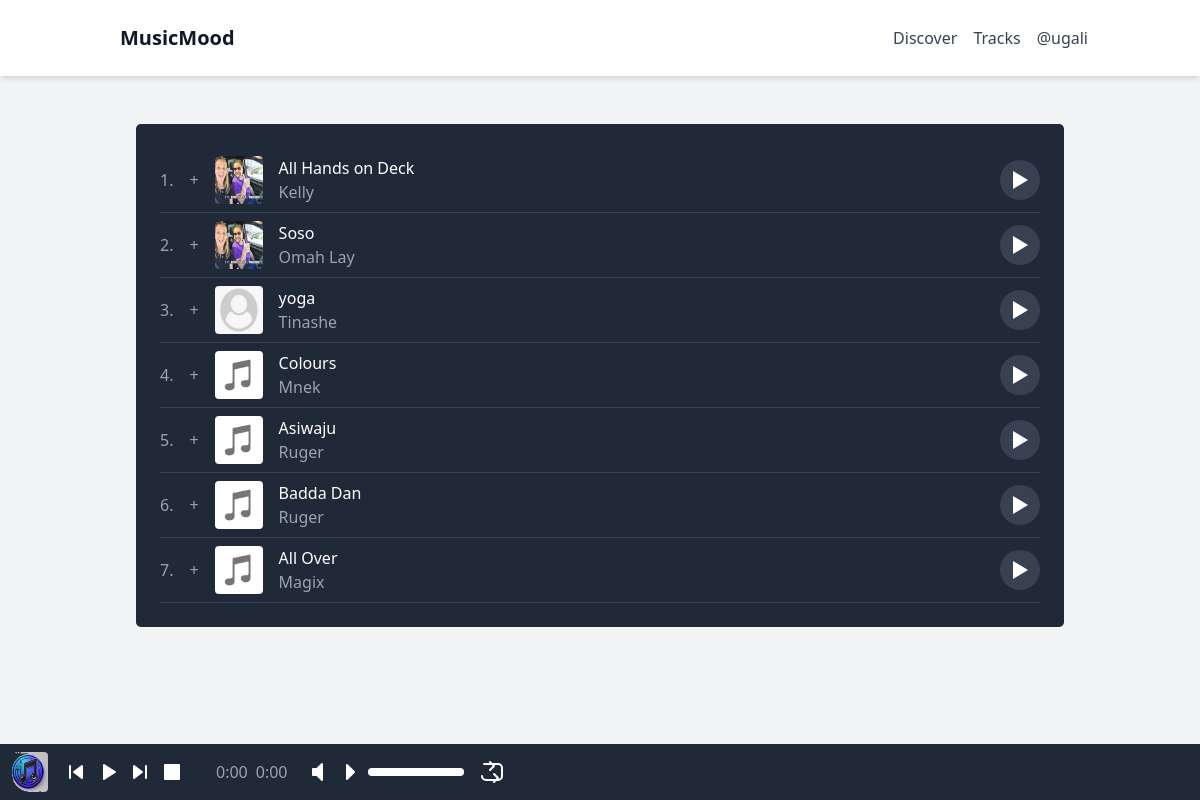
Page /song/song_list (signed in) on the earlier database version.
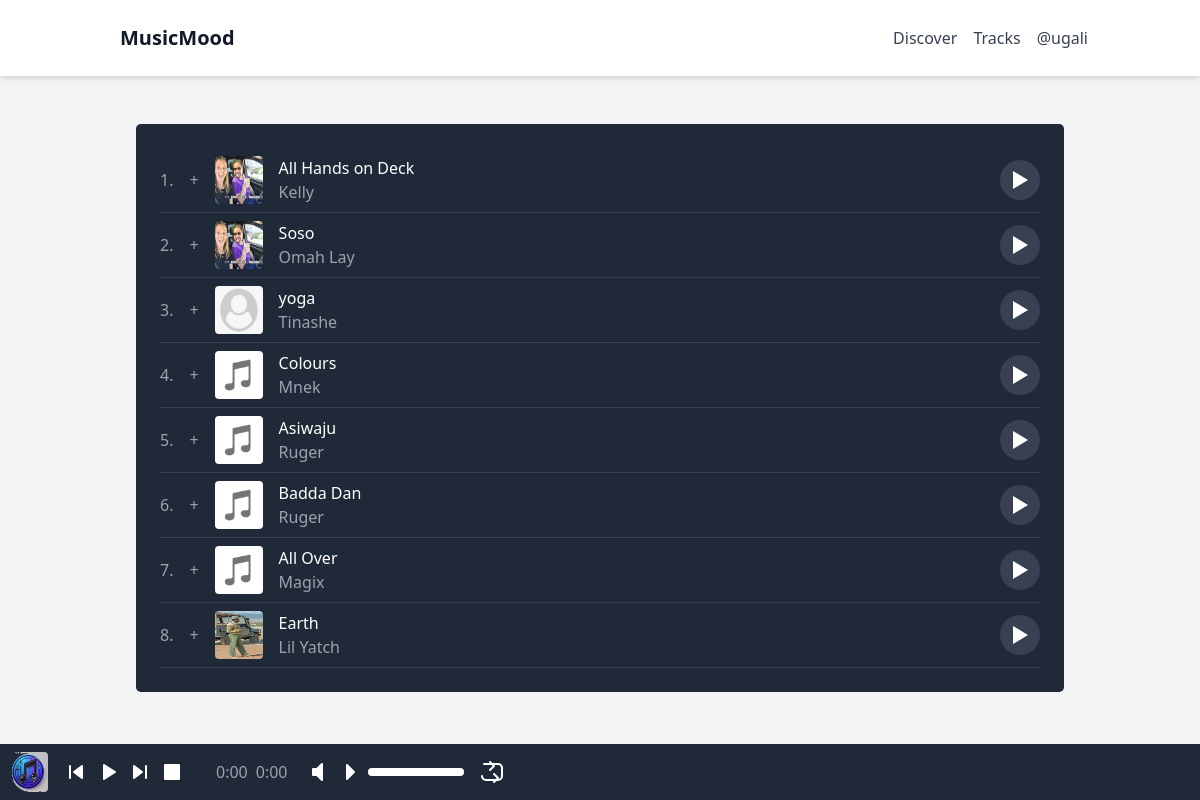
Same page on the later database version.
### app/models.py (models this page shows, shortened)
class Users(db.Model, UserMixin):
    id = db.Column(db.String(36), primary_key=True, default=lambda: str(uuid.uuid4()))
    username = db.Column(db.String(20), nullable=False, unique=True)
    name = db.Column(db.String(200), nullable=False)
    email = db.Column(db.String(120), nullable=False, unique=True)
    favorite_color = db.Column(db.String(120))
    date_added = db.Column(db.DateTime, nullable=False, default=datetime.utcnow)
    profile_pic = db.Column(db.String(255), nullable=True)
    is_admin = db.Column(db.Boolean, default=False)
    is_creater = db.Column(db.Boolean, default=False)
    playlists = db.relationship('Playlist', back_populates='user', cascade='all, delete-orphan')
    password_hash = db.Column(db.String(256))

class Song(db.Model):
    id = db.Column(db.String(36), primary_key=True, default=lambda: str(uuid.uuid4()))
    title = db.Column(db.String(100), nullable=False)
    artist = db.Column(db.String(100), nullable=False)
    album = db.Column(db.String(100), nullable=True)
    genre = db.Column(db.String(50), nullable=True)
    release_date = db.Column(db.Date, nullable=True)
    date_added = db.Column(db.DateTime, nullable=False, default=datetime.utcnow)
    song_file = db.Column(db.String(255), nullable=False)
    song_profile = db.Column(db.String(255), nullable=True)

### app/routes.py (the view)
@main.route('/song/song_list')
@login_required
def songs():
    songs = Song.query.all()
    return render_template('songs.html', songs=songs)

### app/__init__.py (called while the page is built)
def create_app():
    app = Flask(__name__)
    app.config.from_object(Config)
    db.init_app(app)
    migrate = Migrate(app, db)
    from .routes import main
    from .auth import auth  # Import the auth Blueprint
    app.register_blueprint(main)
    app.register_blueprint(auth, url_prefix='/auth')  # Register the auth Blueprint with a URL prefix
    login_manager = LoginManager()
    login_manager.init_app(app)
    login_manager.login_view = 'auth.login'
    @login_manager.user_loader
    def load_user(user_id):
        return Users.query.get(str(user_id))
    @app.errorhandler(404)
    def page_not_found(e):
        return render_template('404.html'), 404
    return app

### app/templates/songs.html
{% extends 'base.html' %}
{% block content %}
<main class="p-4">
    <div class="song-list bg-gray-800 p-4 rounded-lg">
        {% for song in songs %}
        <div class="song-item flex items-center justify-between py-2 border-b border-gray-700">
            <div class="flex items-center space-x-4">
                <span class="text-gray-400">{{ loop.index }}.</span>
                <button class="text-gray-400">+</button>
                <img src="{{ url_for('static', filename=song.song_profile if song.song_profile else 'img/default.png') }}" alt="Song Cover" class="w-12 h-12 rounded">
                <div>
                    <p class="text-white">{{ song.title }}</p>
                    <p class="text-gray-400">{{ song.artist }}</p>
                </div>
            </div>
            <div class="flex items-center space-x-2">
                <button class="text-white bg-gray-700 hover:bg-gray-600 rounded-full p-2 play-button" data-url="{{ url_for('static', filename=song.song_file) }}" data-title="{{ song.title }}" data-artist="{{ song.artist }}">
                    <svg xmlns="http://www.w3.org/2000/svg" class="h-6 w-6" fill="currentColor" viewBox="0 0 24 24">
                        <path d="M5 3v18l15-9-15-9z" />
                    </svg>
                </button>
            </div>
        </div>
        {% endfor %}
    </div>
</main>
{% endblock %}

### app/templates/base.html (shortened to what this page needs)
<!DOCTYPE html>
<html lang="en">
<head>
    <link href="https://stackpath.bootstrapcdn.com/bootstrap/4.5.2/css/bootstrap.min.css" rel="stylesheet">
    <link href="https://cdn.jsdelivr.net/npm/tailwindcss@2.2.19/dist/tailwind.min.css" rel="stylesheet">
</head>
<body class="bg-gray-100 text-gray-900 flex flex-col min-h-screen">
    <header class="bg-white shadow-md w-full">
        <div class="container mx-auto flex justify-between items-center p-4">
            <div class="logo flex items-center">
                <a href="{{ url_for('main.songs') }}" class="text-xl font-semibold ml-2">MusicMood</a>
            </div>
            <nav class="flex items-center space-x-4">
                <a href="{{ url_for('main.songs')}}" class="text-gray-700 hover:text-gray-900">Discover</a>
                <a href="{{ url_for('main.songs')}}" class="text-gray-700 hover:text-gray-900">Tracks</a>
                {% if current_user.is_authenticated %}
                    <a href="{{ url_for('auth.profile')}}" class="text-gray-700 hover:text-gray-900">@{{ current_user.username }}</a>
                {% endif %}
            </nav>
        </div>
    </header>
    <div id="content" class="flex-grow container mx-auto p-4">
        {% block content %}
        {% endblock %}
    </div>
    <footer class="fixed bottom-0 left-0 w-full bg-gray-800 p-2 flex items-center justify-between z-50">
        <div id="jp_container" class="jp-audio flex items-center w-full" role="application" aria-label="media player">
            <div class="flex items-center space-x-4">
                <div class="flex items-center space-x-4">
                    <img id="jp_cover" src="{{ url_for('static', filename='img/default.png') }}" alt="Cover Image" class="h-10 w-10 rounded">
                </div>
                <div class="jp-controls flex items-center space-x-2 mx-auto">
                    <button class="jp-previous text-white focus:outline-none" role="button" tabindex="0" aria-label="Previous">
                        <svg width="24" height="24" fill="none">
                            <path d="M10 12l8-6v12l-8-6Z" fill="currentColor" stroke="currentColor" stroke-width="2" stroke-linecap="round" stroke-linejoin="round" />
                            <path d="M6 6v12" stroke="currentColor" stroke-width="2" stroke-linecap="round" stroke-linejoin="round" />
                        </svg>
                    </button>
                    <button class="jp-play text-white focus:outline-none" role="button" tabindex="0" aria-label="Play">
                        <svg width="24" height="24" fill="none">
                            <path d="M8 5v14l11-7L8 5z" fill="currentColor" stroke="currentColor" stroke-width="2" stroke-linecap="round" stroke-linejoin="round" />
                        </svg>
                    </button>
                    <button class="jp-next text-white focus:outline-none" role="button" tabindex="0" aria-label="Next">
                        <svg width="24" height="24" fill="none">
                            <path d="M14 12L6 6v12l8-6Z" fill="currentColor" stroke="currentColor" stroke-width="2" stroke-linecap="round" stroke-linejoin="round" />
                            <path d="M18 6v12" stroke="currentColor" stroke-width="2" stroke-linecap="round" stroke-linejoin="round" />
                        </svg>
                    </button>
                    <button class="jp-stop text-white focus:outline-none" role="button" tabindex="0" aria-label="Stop">
                        <svg width="24" height="24" fill="none">
                            <rect x="5" y="5" width="14" height="14" fill="currentColor" stroke="currentColor" stroke-width="2" stroke-linecap="round" stroke-linejoin="round" />
                        </svg>
                    </button>
                </div>
                <div class="jp-time-holder flex items-center space-x-2 text-gray-400">
                    <div class="jp-current-time" role="timer" aria-label="time">0:00</div>
                    <div class="jp-duration" role="timer" aria-label="duration">0:00</div>
                </div>
                <div class="jp-volume-controls flex items-center space-x-2">
                    <button class="jp-mute text-white focus:outline-none" role="button" tabindex="0" aria-label="Mute">
                        <svg width="24" height="24" fill="none">
                            <path d="M9 9v6h4l5 5V4l-5 5H9z" fill="currentColor" stroke="currentColor" stroke-width="2" stroke-linecap="round" stroke-linejoin="round" />
                        </svg>
                    </button>
                    <button class="jp-volume-max text-white focus:outline-none" role="button" tabindex="0" aria-label="Max Volume">
                        <svg width="24" height="24" fill="none">
                            <path d="M11 5v14l7-7-7-7z" fill="currentColor" stroke="currentColor" stroke-width="2" stroke-linecap="round" stroke-linejoin="round" />
                        </svg>
                    </button>
                    <div class="jp-volume-bar bg-gray-600 rounded h-2 cursor-pointer w-24">
                        <div class="jp-volume-bar-value bg-white h-2 rounded"></div>
                    </div>
                </div>
                <div class="jp-toggles flex items-center space-x-2">
                    <button class="jp-repeat text-white focus:outline-none" role="button" tabindex="0" aria-label="Repeat">
                    </button>
                </div>
            </div>
        </div>
    </footer>
</body>
</html>

Differences in the rows shown:
added Song: song_profile (picture), title "Earth", artist "Lil Yatch"
